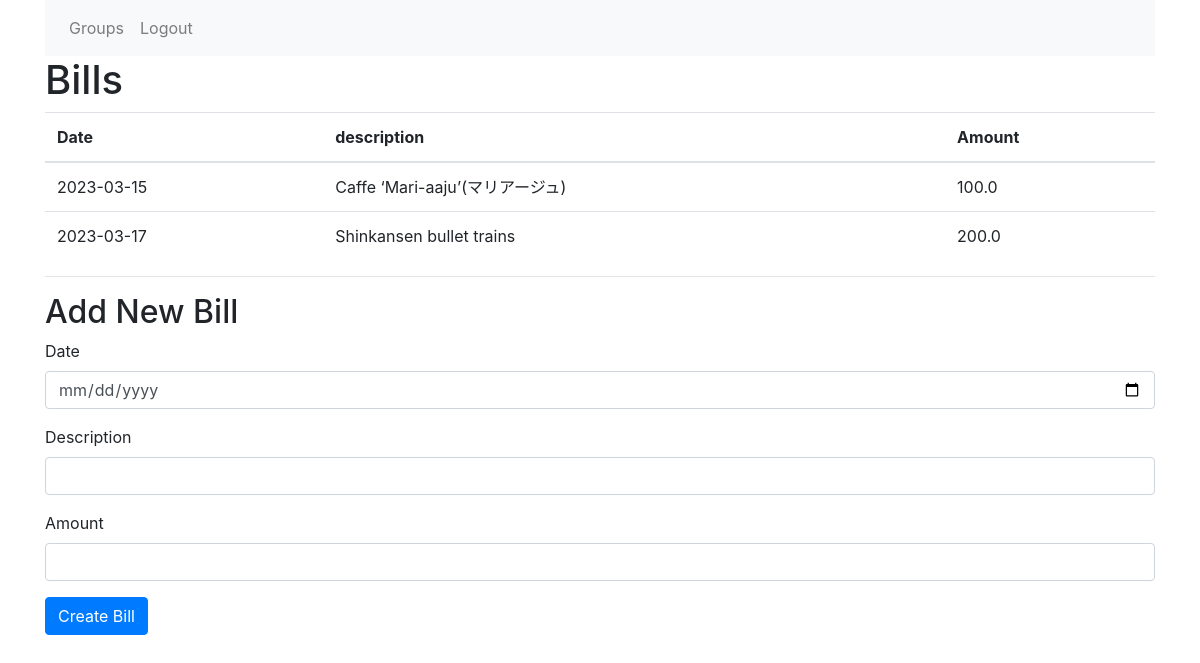
Page /groups/1/bills (signed in) on the committed database.
### app.py (models this page shows, shortened)
class Bill(db.Model):
    id = db.Column(db.Integer, primary_key=True)
    description = db.Column(db.String(50), nullable=False)
    date = db.Column(db.DateTime, nullable=False, default=datetime.utcnow)
    amount = db.Column(db.Float, nullable=False)
    group_id = db.Column(db.Integer, db.ForeignKey('group.id'), nullable=False)
    group = db.relationship('Group', backref=db.backref('bills', lazy=True))

### app.py (the view, shortened to what this page needs)
@app.route('/groups/<int:group_id>/bills', methods=['GET', 'POST'])
def bills(group_id):
    if 'user_id' not in session:
        return redirect(url_for('login'))
    group = Group.query.get_or_404(group_id)
    bills = Bill.query.filter_by(group_id=group_id).all()
    return render_template('bills.html', group=group, bills=bills)

### app.py (called while the page is built)
@app.template_filter('date')
def format_date(date, format='%Y-%m-%d'):
    return datetime.strftime(date, format)

### templates/bills.html (shortened to what this page needs)
{% extends "base.html" %} {% block content %}
<h1>Bills</h1>
<table class="table">
  <thead>
    <tr>
      <th>Date</th>
      <th>description</th>
      <th>Amount</th>
    </tr>
  </thead>
  <tbody>
    {% for bill in bills %}
    <tr>
      <td>{{ bill.date|date }}</td>
      <td>{{ bill.description }}</td>
      <td>{{ bill.amount }}</td>
    </tr>
    {% endfor %}
  </tbody>
</table>
{% if 'user_id' in session %}
<hr />
<h2>Add New Bill</h2>
<form method="post">
  <div class="form-group">
    <label for="date">Date</label>
    <input type="date" class="form-control" id="date" name="date" required />
  </div>
  <div class="form-group">
    <label for="description">Description</label>
    <input
      type="text"
      class="form-control"
      id="description"
      name="description"
      required
    />
  </div>
  <div class="form-group">
    <label for="amount">Amount</label>
    <input
      type="number"
      class="form-control"
      id="amount"
      name="amount"
      required
    />
  </div>
  <button type="submit" class="btn btn-primary">Create Bill</button>
</form>
{% endif %} {% endblock %}

### rows in the picture
Bill: date "2023-03-15", description "Caffe ‘Mari-aaju’(マリアージュ)", amount "100.0"
Bill: date "2023-03-17", description "Shinkansen bullet trains", amount "200.0"
